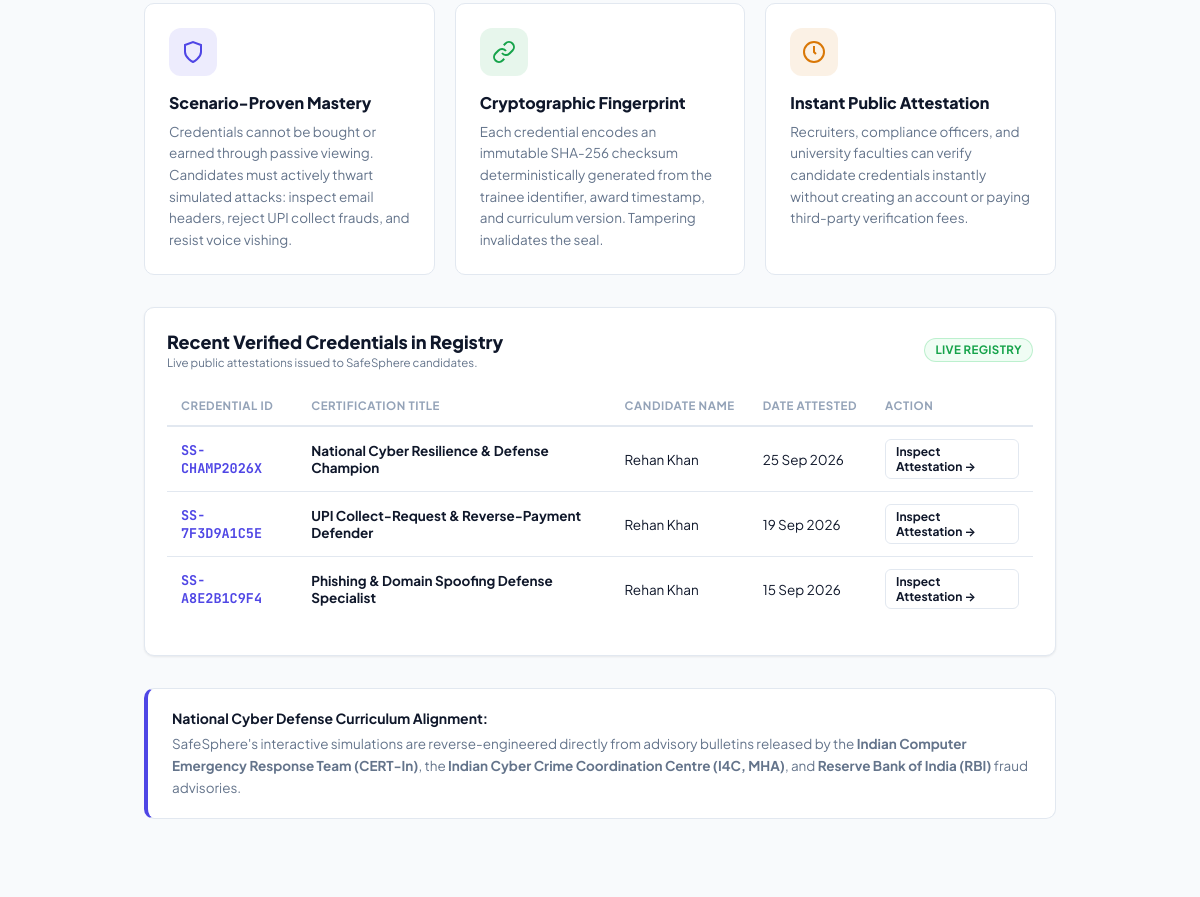
The app's page /verify.php (middle part), older data.
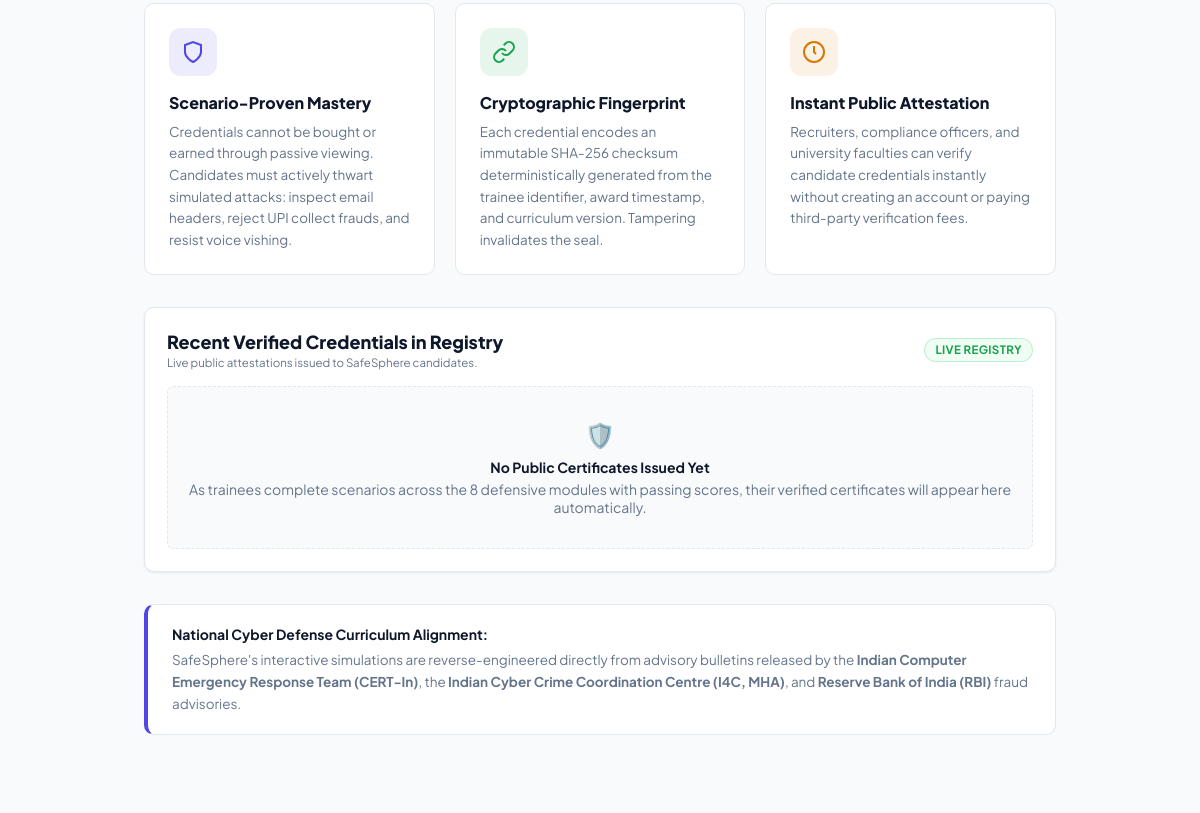
The same page, newer data.
### tables this page shows
CREATE TABLE IF NOT EXISTS certificates (
    id INT AUTO_INCREMENT PRIMARY KEY,
    user_id INT NOT NULL,
    cert_key VARCHAR(50) NOT NULL,           
    title VARCHAR(150) NOT NULL,
    credential_id VARCHAR(30) NOT NULL UNIQUE,
    issue_date DATE NOT NULL,
    FOREIGN KEY (user_id) REFERENCES users(id) ON DELETE CASCADE
);

CREATE TABLE IF NOT EXISTS users (
    id INT AUTO_INCREMENT PRIMARY KEY,
    name VARCHAR(100) NOT NULL,
    email VARCHAR(150) NOT NULL UNIQUE,
    password_hash VARCHAR(255) NOT NULL,
    role VARCHAR(50) DEFAULT 'user',
    cyber_score INT DEFAULT 40,
    streak_count INT DEFAULT 0,
    last_active_date DATE DEFAULT NULL,
    created_at TIMESTAMP DEFAULT CURRENT_TIMESTAMP
);

### includes/auth.php (called while the page is built, shortened)
<?php
function e($str) {
    return htmlspecialchars($str ?? '', ENT_QUOTES, 'UTF-8');
}

### verify.php (the view, shortened to what the rows shown need)
<?php
require_once __DIR__ . '/includes/auth.php';
$pdo = get_db();
$cred_id = trim(strtoupper($_GET['id'] ?? ''));
$cert = null;
$recent_certs = [];
try {
    $stmt = $pdo->query("SELECT c.credential_id, c.title, c.cert_key, c.issue_date, u.name as user_name
                         FROM certificates c
                         JOIN users u ON c.user_id = u.id
                         ORDER BY c.id DESC LIMIT 5");
    $recent_certs = $stmt->fetchAll();
} catch (Exception $e) {
    $recent_certs = [];
}
$cert_details = null;
$cert_hash = null;
?>
<!DOCTYPE html>
<html lang="en">
<head>
<link rel="stylesheet" href="assets/css/style.css?v=2.8">
</head>
<body class="verify-page">
<main class="verify-main">
    <div class="container" style="max-width: 960px;">
        <?php if ($cert && $cert_details): ?>
            <section class="verify-result-section">
                <div class="verify-status-banner">
                    <div class="verify-status-indicator">
                        <span class="status-pulse-dot"></span>
                        <strong style="color:var(--green);font-size:14px;letter-spacing:0.02em;">CRYPTOGRAPHICALLY AUTHENTIC & ACTIVE</strong>
                    </div>
                    <div class="verify-timestamp">
                        Registry Verification Timestamp: <?= date('d M Y, H:i:s \I\S\T') ?>
                    </div>
                </div>
                <div class="cert-document-frame" id="printable-certificate">
                    <div class="cert-watermark-shield" aria-hidden="true">
                        <svg viewBox="0 0 24 24" fill="none" stroke="currentColor" stroke-width="1.5"><path d="M12 22s8-4 8-10V5l-8-3-8 3v7c0 6 8 10 8 10z"/></svg>
                    </div>
                    <div class="cert-guilloche-inner">
                        <div class="cert-doc-ribbon">
                            <div class="cert-brand-emblem">
                                <span class="cert-emblem-badge">
                                    <svg width="20" height="20" viewBox="0 0 24 24" fill="none" stroke="currentColor" stroke-width="2.5"><path d="M12 22s8-4 8-10V5l-8-3-8 3v7c0 6 8 10 8 10z"/></svg>
                                </span>
                                <div>
                                    <div class="cert-registry-title">SafeSphere National Cyber Defense Architecture</div>
                                    <div class="cert-registry-sub">Interactive Fraud Simulation & Cyber Resilience Attestation Registry</div>
                                </div>
                            </div>
                            <span class="badge badge-green cert-seal-pill">✓ Verified Credential</span>
                        </div>
                        <div class="cert-doc-body">
                            <div class="cert-medal-aura">
                                <span class="cert-doc-medal"><?= $cert_details['medal'] ?></span>
                            </div>
                            <div class="cert-proclamation">Certificate of Defensive Mastery</div>
                            <h2 class="cert-doc-title"><?= e($cert['title']) ?></h2>
                            <div class="cert-doc-attribution">
                                This is to certify that
                                <div class="cert-recipient-name"><?= e($cert['user_name']) ?></div>
                                has successfully completed and validated defensive drills under simulated live-attack conditions.
                            </div>
                            <p class="cert-doc-description">
                                <?= e($cert_details['desc']) ?>
                            </p>
                            <div class="cert-competencies-block">
                                <div class="cert-competencies-title">Validated Defensive Competencies:</div>
                                <div class="cert-skills-wrap">
                                    <?php foreach ($cert_details['skills'] as $skill): ?>
                                        <span class="cert-skill-tag">
                                            <svg width="12" height="12" viewBox="0 0 24 24" fill="none" stroke="currentColor" stroke-width="3"><polyline points="20 6 9 17 4 12"></polyline></svg>
                                            <?= e($skill) ?>
                                        </span>
                                    <?php endforeach; ?>
                                </div>
                            </div>
                            <div class="cert-metrics-grid">
                                <div class="cert-metric-card">
                                    <span class="cert-metric-label">Credential ID</span>
                                    <div class="cert-metric-value font-mono">
                                        <?= e($cert['credential_id']) ?>
                                        <button type="button" class="copy-icon-btn" onclick="copyToClipboard('<?= e($cert['credential_id']) ?>', 'Credential ID copied!')" title="Copy ID">
                                            <svg width="13" height="13" viewBox="0 0 24 24" fill="none" stroke="currentColor" stroke-width="2"><rect x="9" y="9" width="13" height="13" rx="2" ry="2"></rect><path d="M5 15H4a2 2 0 0 1-2-2V4a2 2 0 0 1 2-2h9a2 2 0 0 1 2 2v1"></path></svg>
                                        </button>
                                    </div>
                                </div>
                                <div class="cert-metric-card">
                                    <span class="cert-metric-label">Issue Date</span>
                                    <div class="cert-metric-value"><?= date('d F Y', strtotime($cert['issue_date'])) ?></div>
                                </div>
                                <div class="cert-metric-card">
                                    <span class="cert-metric-label">Defensive Readiness</span>
                                    <div class="cert-metric-value" style="color:var(--indigo);">
                                        <?= (int)($cert['cyber_score'] ?? 85) ?>/100
                                        <span style="font-size:11px;font-weight:700;color:var(--text-muted);display:block;"><?= e($cert_details['tier']) ?></span>
                                    </div>
                                </div>
                                <div class="cert-metric-card">
                                    <span class="cert-metric-label">Registry Status</span>
                                    <div class="cert-metric-value" style="color:var(--green);">
                                        ● Perpetual / Active
                                    </div>
                                </div>
                            </div>
                            <div class="cert-crypto-seal-box">
                                <div class="cert-crypto-left">
                                    <div style="font-weight:700;font-size:12.5px;color:var(--text);margin-bottom:3px;">
                                        SHA-256 Attestation Checksum Fingerprint:
                                    </div>
                                    <code class="cert-hash-string font-mono" id="cert-hash-val"><?= $cert_hash ?></code>
                                </div>
                                <button type="button" class="btn btn-outline btn-sm copy-hash-btn" onclick="copyToClipboard('<?= $cert_hash ?>', 'SHA-256 fingerprint copied!')">
                                    Copy Hash
                                </button>
                            </div>
                            <div class="cert-signatures-strip">
                                <div class="cert-sig-block">
                                    <div class="cert-sig-line font-mono" style="color:var(--indigo);font-weight:700;">SafeSphere::AutomatedAttestationAuthority</div>
                                    <div class="cert-sig-title">Simulated Incident Evaluation Engine</div>
                                </div>
                                <div class="cert-sig-block" style="text-align:right;">
                                    <div class="cert-sig-line font-mono" style="color:var(--green);font-weight:700;">RFC-3161::DeterministicSignature</div>
                                    <div class="cert-sig-title">Tamper-Evident Public Ledger Record</div>
                                </div>
                            </div>
                        </div>
                    </div>
                </div>
                <div class="verify-action-toolbar">
                    <button type="button" class="btn btn-primary btn-lg" onclick="window.print()">
                        <svg width="18" height="18" viewBox="0 0 24 24" fill="none" stroke="currentColor" stroke-width="2"><polyline points="6 9 6 2 18 2 18 9"></polyline><path d="M6 18H4a2 2 0 0 1-2-2v-5a2 2 0 0 1 2-2h16a2 2 0 0 1 2 2v5a2 2 0 0 1-2 2h-2"></path><rect x="6" y="14" width="12" height="8"></rect></svg>
                        <span>Print / Save Official PDF</span>
                    </button>
                    <button type="button" class="btn btn-outline btn-lg" onclick="copyToClipboard(window.location.href, 'Public verification URL copied!')">
                        <svg width="18" height="18" viewBox="0 0 24 24" fill="none" stroke="currentColor" stroke-width="2"><path d="M10 13a5 5 0 0 0 7.54.54l3-3a5 5 0 0 0-7.07-7.07l-1.72 1.71"></path><path d="M14 11a5 5 0 0 0-7.54-.54l-3 3a5 5 0 0 0 7.07 7.07l1.71-1.71"></path></svg>
                        <span>Copy Public Link</span>
                    </button>
                    <?php
                        $shareUrl = urlencode("http://" . ($_SERVER['HTTP_HOST'] ?? 'localhost') . "/safesphere-phase1/verify.php?id=" . $cert['credential_id']);
                        $shareMsg = urlencode("I just verified my '" . $cert['title'] . "' credential on SafeSphere. Credential ID: " . $cert['credential_id']);
                    ?>
                    <a href="https://www.linkedin.com/sharing/share-offsite/?url=<?= $shareUrl ?>" target="_blank" class="btn btn-outline btn-lg" title="Share on LinkedIn">
                        <svg width="17" height="17" viewBox="0 0 24 24" fill="currentColor"><path d="M19 0h-14c-2.761 0-5 2.239-5 5v14c0 2.761 2.239 5 5 5h14c2.762 0 5-2.239 5-5v-14c0-2.761-2.238-5-5-5zm-11 19h-3v-11h3v11zm-1.5-12.268c-.966 0-1.75-.79-1.75-1.764s.784-1.764 1.75-1.764 1.75.79 1.75 1.764-.783 1.764-1.75 1.764zm13.5 12.268h-3v-5.604c0-3.368-4-3.113-4 0v5.604h-3v-11h3v1.765c1.396-2.586 7-2.777 7 2.476v6.759z"/></svg>
                        <span>LinkedIn</span>
                    </a>
                    <a href="verify.php" class="btn btn-outline btn-lg" title="Reset Search">
                        <span>Verify Another →</span>
                    </a>
                </div>
            </section>
        <?php else: ?>
            <section class="verify-landing-info">
                <div class="card card-pad mb-32">
                    <?php if (empty($recent_certs)): ?>
                        <div style="text-align:center;padding:32px 20px;color:var(--text-muted);font-size:14px;background:var(--bg);border-radius:var(--radius-sm);border:1px dashed var(--border);">
                            <div style="font-size:24px;margin-bottom:8px;">🛡️</div>
                            <div style="font-weight:700;margin-bottom:4px;color:var(--text);">No Public Certificates Issued Yet</div>
                            <div>As trainees complete scenarios across the 8 defensive modules with passing scores, their verified certificates will appear here automatically.</div>
                        </div>
                    <?php else: ?>
                        <div class="table-wrap">
                            <table>
                                <thead>
                                    <tr>
                                        <th>Credential ID</th>
                                        <th>Certification Title</th>
                                        <th>Candidate Name</th>
                                        <th>Date Attested</th>
                                        <th>Action</th>
                                    </tr>
                                </thead>
                                <tbody>
                                    <?php foreach ($recent_certs as $rc): ?>
                                    <tr>
                                        <td><code class="font-mono font-bold" style="color:var(--indigo);"><?= e($rc['credential_id']) ?></code></td>
                                        <td><strong><?= e($rc['title']) ?></strong></td>
                                        <td><?= e($rc['user_name']) ?></td>
                                        <td><?= date('d M Y', strtotime($rc['issue_date'])) ?></td>
                                        <td>
                                            <a href="verify.php?id=<?= e($rc['credential_id']) ?>" class="btn btn-outline btn-sm" style="font-size:12px;padding:4px 10px;">
                                                Inspect Attestation →
                                            </a>
                                        </td>
                                    </tr>
                                    <?php endforeach; ?>
                                </tbody>
                            </table>
                        </div>
                    <?php endif; ?>
                </div>
            </section>
        <?php endif; ?>
    </div>
</main>
</body>
</html>

Row changes from the older to the newer data that the page shows:
removed certificates: credential "SS-CHAMP2026X", title "National Cyber Resilience & Defense Champion", user.name "Rehan Khan", issue_date "25 Sep 2026"
removed certificates: credential "SS-7F3D9A1C5E", title "UPI Collect-Request & Reverse-Payment Defender", user.name "Rehan Khan", issue_date "19 Sep 2026"
removed certificates: credential "SS-A8E2B1C9F4", title "Phishing & Domain Spoofing Defense Specialist", user.name "Rehan Khan", issue_date "15 Sep 2026"
Text that changed along with them:
text no longer shown: "CREDENTIAL ID CERTIFICATION TITLE CANDIDATE NAME DATE ATTESTED ACTION"
text now shown: "🛡️ No Public Certificates Issued Yet As trainees complete scenarios across the 8 defensive modules with passing scores, their verified certificates will appear here automatically."
